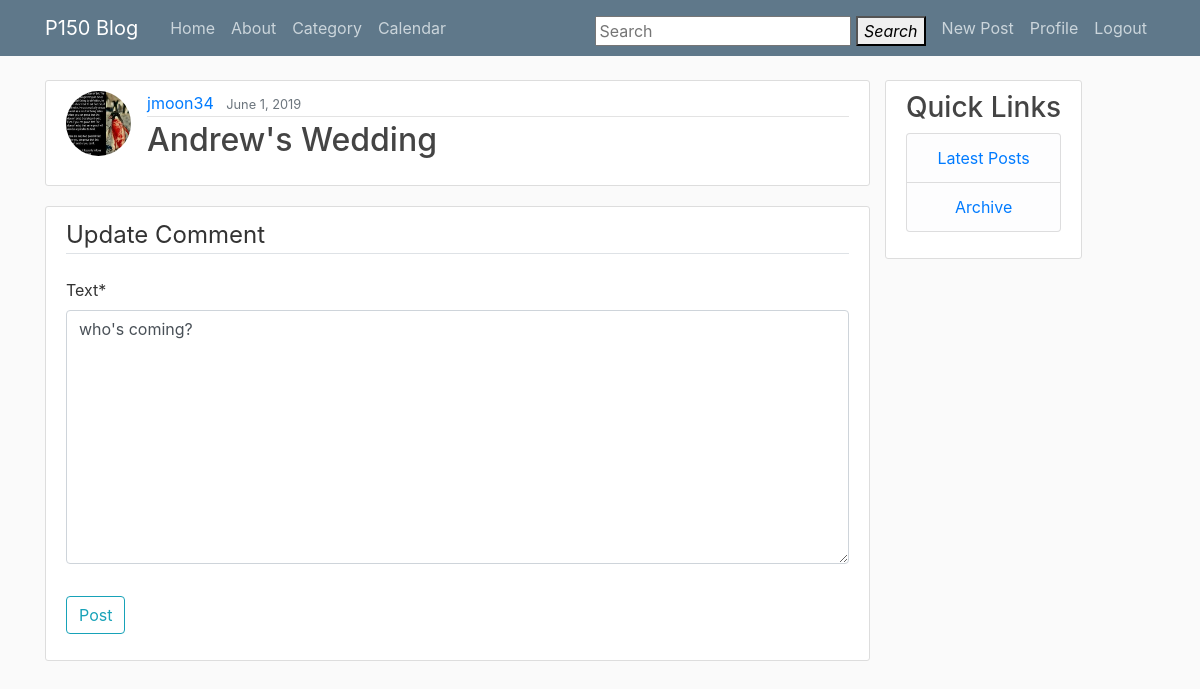
Screenshot of /calendar/event/6/comment/17/update (signed in) with the database file from the repository.
### blog/models.py (models this page shows, shortened)
class Comment(models.Model):
    post = models.ForeignKey(Post, on_delete=models.CASCADE, null=True,
                             blank=True, related_name='comments')
    event = models.ForeignKey(Event, on_delete=models.CASCADE, null=True,
                             blank=True, related_name='comments')
    author = models.ForeignKey(User, on_delete=models.CASCADE)
    text = models.TextField()
    date_posted = models.DateTimeField(default=timezone.now)

### scheduler/models.py (models this page shows, shortened)
class Event(models.Model):
    title = models.CharField(max_length=150, blank=True, null=True)
    description = RichTextUploadingField(config_name='default', blank=True,
                                         null=True)
    date_posted = models.DateTimeField(default=timezone.now)
    start_time = models.DateTimeField()
    end_time = models.DateTimeField()
    author = models.ForeignKey(User, on_delete=models.CASCADE)

### users/models.py (models this page shows, shortened)
class Profile(models.Model):
    user = models.OneToOneField(User, on_delete=models.CASCADE)
    image = models.ImageField(default='default.jpg', upload_to='profile_pics')

### scheduler/views.py (the view, shortened to what this page needs)
class EventCommentUpdateView(CommentUpdateView):
    def get_post(self):
        return self.get_object().event

### blog/forms.py
class CommentForm(forms.ModelForm):
    class Meta:
        model = Comment
        fields = ['text']

### blog/views.py (called while the page is built)
    def test_func(self):
        comment = self.get_object()
        return self.request.user == comment.author

    def get_object(self):
        return Comment.objects.get(id=self.kwargs['pk_comment'])

### blog/templates/blog/comment_form.html (shortened to what this page needs)
{% extends 'blog/base.html' %}
{% load crispy_forms_tags %}
{% block content %}
	<article class="media content-section">
		<img class="rounded-circle article-img" src="{{ view.get_post.author.profile.image.url }}">
		<div class="media-body">
			<div class="article-metadata">
				<a class="mr-2" href="{% url 'user-posts' view.get_post.author %}">{{ view.get_post.author }}</a>
				<small class="mr-2 text-muted">{{ view.get_post.date_posted|date:"F j, Y" }}</small>
			</div>
			<h2 class="article-title">{{ view.get_post.title }}</h2>
		</div>
	</article>
	<div class="content-section">
		<form method="POST">
			<fieldset class="form-group">
				<legend class="border-bottom mb-4">Update Comment</legend>
				{{ form|crispy }}
			</fieldset>
			<div class="form-group">
				<button class="btn btn-outline-info" type="submit">Post</button>
			</div>
		</form>
	</div>
{% endblock %}

### blog/static/blog/main.css (style rules this page uses)
body { background: #fafafa; color: #333333; margin-top: 5rem; }
h1, h2, h3, h4, h5, h6 { color: #444444; }
.content-section { background: #ffffff; padding: 10px 20px; border: 1px solid #dddddd; border-radius: 3px; margin-bottom: 20px; }
.article-title { color: #444444; }
img { max-width: 100%; height: auto; }
.article-img { height: 65px; width: 65px; margin-right: 16px; }
.article-metadata { padding-bottom: 1px; margin-bottom: 4px; border-bottom: 1px solid #e3e3e3 }

### rows the page displays
Comment: get_post.author.profile.image (picture), get_post.author "jmoon34", get_post.date_posted "June 1, 2019", get_post "Andrew's Wedding", text "who's coming?"
